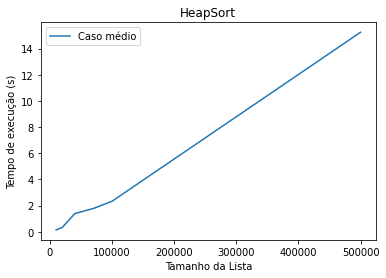

Here is the Python script that generated this plot:
#Bibliotecas importadas
import numpy as np
import matplotlib.pyplot as plt
import random
from random import randint
from typing import List
from time import perf_counter
from termcolor import colored


#Gera lista sem repetição
def create_list(length):
  lista = []
  while len(lista) < length:
      element = randint(1,1*length)
      if element not in lista: lista.append(element)
  return lista


# Classe nó
class Noh:
  def __init__(self, chave):
    self.dado = chave

  def obtemChave(self):
    return self.dado
    
  def atribuiChave(self, chave):
    self.dado = chave

    
# Classe Heap
class Heap:
  def __init__(self, max):
    self.tamanhoMaximo = max
    self.tamanhoAtual = 0
    self.matrizHeap = []
    for i in range(max): self.matrizHeap.append(None)

# Método isEmpty (auto-explicativo).
  def estaVazio(self):
    return self.tamanhoAtual == 0

# Insere um novo elemento no Heap.
  def inserir (self, chave):
    if self.tamanhoAtual == self.tamanhoMaximo : return False
    novoNoh = Noh(chave)
    self.matrizHeap[self.tamanhoAtual] = novoNoh
    self.borbulhaAcima(self.tamanhoAtual)
    self.tamanhoAtual +=1
    return True

# Faz o elemento "subir" enquanto seu valor for maior que
# o valor de seu nó pai.
  def borbulhaAcima(self, indice):
    pai = (indice - 1) // 2
    base = self.matrizHeap[indice]
    while indice > 0 and self.matrizHeap[pai].obtemChave() < base.obtemChave():
      self.matrizHeap[indice] = self.matrizHeap[pai]
      indice = pai
      pai = (pai - 1) // 2
    self.matrizHeap[indice] = base

# Remove o maior valor. Ou seja, remove o elemento
# do topo do Heap.
  def removeMaior(self):
    raiz = self.matrizHeap[0]
    self.tamanhoAtual -=1
    self.matrizHeap[0] = self.matrizHeap[self.tamanhoAtual]
    self.borbulhaAbaixo(0)
    return raiz

# Faz o elemento "descer" enquanto seu valor for menor que
# o valor de seu nó filho.
  def borbulhaAbaixo(self, indice):
    topo = self.matrizHeap[indice]
    while indice < self.tamanhoAtual // 2:
      filhoEsquerdo = 2 * indice + 1
      filhoDireito = filhoEsquerdo + 1
      if filhoDireito < self.tamanhoAtual and self.matrizHeap[filhoEsquerdo].obtemChave() \
                  < self.matrizHeap[filhoDireito].obtemChave():
        filhoMaior = filhoDireito
      else:
        filhoMaior = filhoEsquerdo
      if topo.obtemChave() >= self.matrizHeap[filhoMaior].obtemChave(): break 
      self.matrizHeap[indice] = self.matrizHeap[filhoMaior]
      indice = filhoMaior
    self.matrizHeap[indice] = topo

# Troca o valor de um nó dependendo do valor de
# seus nós pai e filhos
  def troca(self, indice, novoValor):
    if indice < 0 or indice >= self.tamanhoAtual: return False
    valorAntigo = self.matrizHeap[indice].obtemChave()
    self.matrizHeap[indice].atribuiChave(novoValor)
    if valorAntigo < novoValor:
      self.borbulhaAcima(indice)
    else:
      self.borbulhaAbaixo(indice)
    return True

# Mostra o Heap de acordo com seu conceito abstrato.
  def mostraHeap(self):
    print("Conteudo do Heap")
    for i in range (self.tamanhoAtual):
      if self.matrizHeap[i] != None:
        print(self.matrizHeap[i].obtemChave(), end=" ")
      else:
        print(" -- ")
    print()
    numBrancos = 32
    intensPorLinha = 1
    coluna = 0
    j = 0
    pontos = ".................................."
    print(2 * pontos)
    while self.tamanhoAtual > 0:
      if coluna == 0:
        for i in range (numBrancos):
          print(end=" ")
      print(self.matrizHeap[j].obtemChave(), end= " ")
      j += 1
      if j == self.tamanhoAtual: break
      coluna += 1
      if coluna == intensPorLinha:
        numBrancos = numBrancos // 2
        intensPorLinha = intensPorLinha * 2
        coluna = 0
        print("\n")
      else:
        for i in range(numBrancos * 2 - 2):
          print(end=" ")
    print("\n" + 2 * pontos)

# A partir deste ponto são implementados os métodos
# para o ordenamento propriamente dito.
  def inserirEm(self, indice, noh):
    self.matrizHeap[indice] = noh

  def mostraMatriz(self):
    for i in range(self.tamanhoMaximo):
      print(self.matrizHeap[i].obtemChave(), end= " ")
    print("\n")

  def incrementarTamanho(self):
    self.tamanhoAtual += 1



# Apenas para mostrar a estrutura abstrata da classe Heap
# (Uma espécie de prova de conceito???)
heap = Heap(31)
heap.inserir(70)
heap.inserir(40)
heap.inserir(50)
heap.inserir(20)
heap.inserir(60)
heap.inserir(100)
heap.inserir(80)
heap.inserir(30)
heap.inserir(10)
heap.inserir(90)
heap.mostraHeap()


list_length = [10]
for i in list_length:
  heapParaOrdenacao = Heap(i)
  for j in range(i):
    element = randint(1,1*i)
    novoNoh = Noh(element)
    heapParaOrdenacao.inserirEm(j, novoNoh)
    heapParaOrdenacao.incrementarTamanho()
  print (colored("Matriz aleatória : ", "blue"))
  heapParaOrdenacao.mostraHeap()
  print("\n")

  # Executa o borbulhamento para "criar" 
  # a "lista de prioridades".
  k = i // 2 - 1
  while k >= 0:
    heapParaOrdenacao.borbulhaAbaixo(k)
    k -= 1
  print(colored("Após borbulhamento : ", "blue"))
  heapParaOrdenacao.mostraHeap()
  print("\n")

  # Transforma o heap em uma matriz ordenada
  k = i - 1
  while k >=0:
    maiorNoh = heapParaOrdenacao.removeMaior()
    heapParaOrdenacao.inserirEm(k, maiorNoh)
    k -= 1
  print(colored("Matriz Ordenada :", "blue"))
  heapParaOrdenacao.mostraMatriz()
  print("\n\n\n")


#Medir os tempos
def counter():
  medium_time = []
  best_time = []
  worst_time = []
  
  list_length = [10000,20000,40000,70000,100000,500000]

  for i in list_length:
    heapParaOrdenacao = Heap(i)
    for j in range(i):
      element = randint(1,1*i)
      novoNoh = Noh(element)
      heapParaOrdenacao.inserirEm(j, novoNoh)
      heapParaOrdenacao.incrementarTamanho()

    start = perf_counter()

    k = i // 2 - 1
    while k >= 0:
      heapParaOrdenacao.borbulhaAbaixo(k)
      k -= 1

    k = i - 1
    while k >=0:
      maiorNoh = heapParaOrdenacao.removeMaior()
      heapParaOrdenacao.inserirEm(k, maiorNoh)
      k -= 1

    end = perf_counter()
    duration = end - start
    medium_time.append(duration)

  return medium_time, list_length


m_time, l_len = counter()
#Plotando Grafico da Ordenação Heap de listas randomicas.
plt.plot(l_len, m_time, label = 'Caso médio')
plt.legend()
plt.title('HeapSort')
plt.ylabel('Tempo de execução (s)')
plt.xlabel('Tamanho da Lista')
plt.show()
